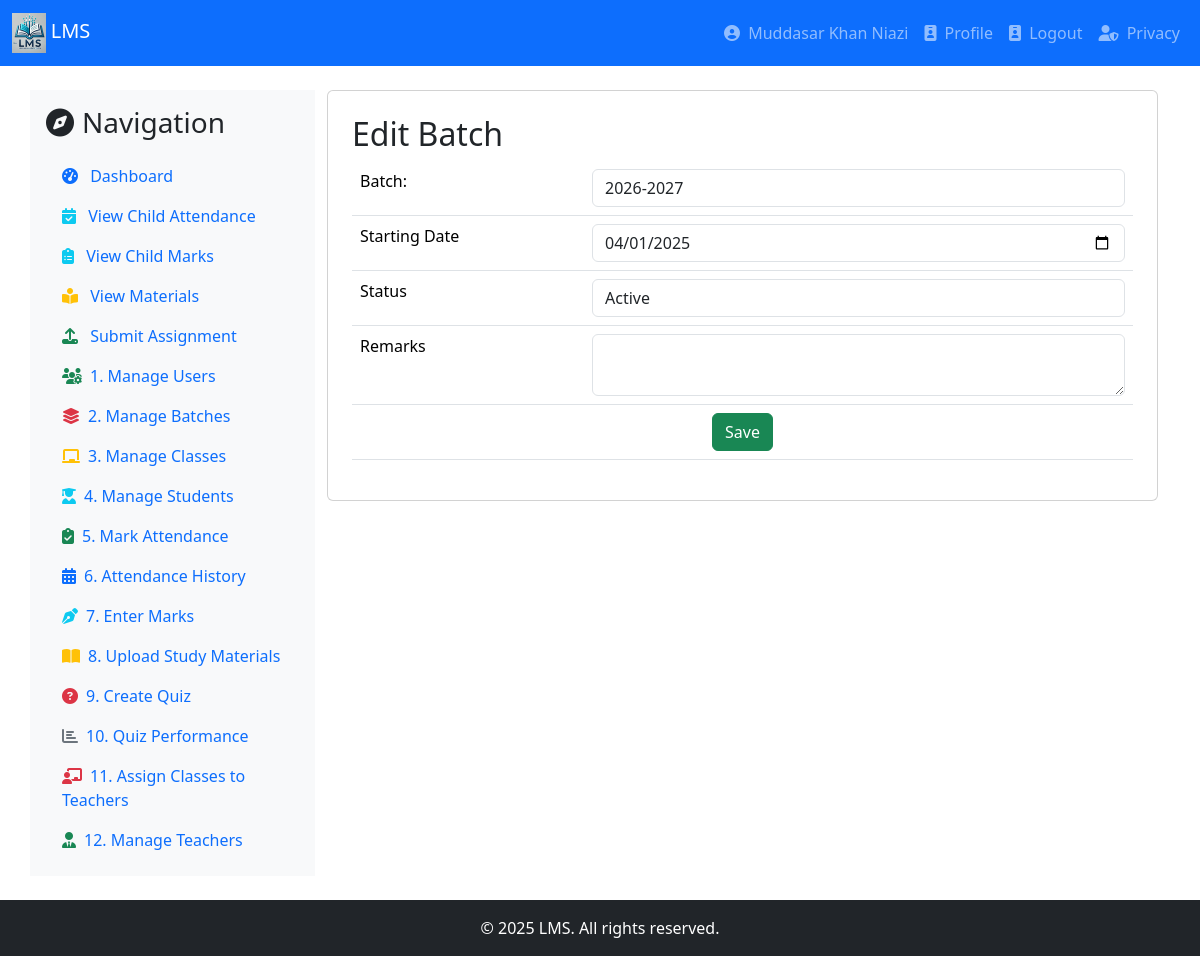
Page /batch.php?id=4 (signed in) on the committed database.
### tables this page shows
CREATE TABLE `sessions` (
  `session_id` int(11) NOT NULL,
  `session_name` varchar(9) DEFAULT NULL,
  `starting_date` date NOT NULL,
  `status` enum('active','inactive','suspended','deleted') NOT NULL,
  `remarks` varchar(512) DEFAULT NULL
);

### batch.php (the view, shortened to what this page needs)
<?php
include 'db.php';
$session_name = "";
$starting_date = "";
$status = "active";
$remarks = "";
$id = 0;
if (isset($_GET['id'])) {
    $id = intval($_GET['id']);
    $stmt = $conn->prepare("SELECT * FROM sessions WHERE session_id = ?");
    $stmt->bind_param("i", $id);
    $stmt->execute();
    $result = $stmt->get_result();
    $data = $result->fetch_assoc();
    $session_name = $data['session_name'];
    $starting_date = $data['starting_date'];
    $status = $data['status'];
    $remarks = $data['remarks'];
}
include 'header.php';
include 'navigation.php';
?>
<div class="container mt-4">
    <div class="row">
        <div class="col-md-3 bg-light p-3">
            <?php include 'leftbar.php'; ?>
        </div>
        <div class="col-md-9">
            <div class="card p-4">
                <h2><?= $id ? 'Edit' : 'Add' ?> Batch</h2>
                <form method="POST">
                    <table class="table">
                        <tr>
                            <td><label>Batch:</label></td>
                            <td><input type="text" name="session_name" value="<?= htmlspecialchars($session_name) ?>" class="form-control" required></td>
                        </tr>
                        <tr>
                            <td><label>Starting Date</label></td>
                            <td><input type="date" name="starting_date" value="<?= $starting_date ?>" class="form-control" required></td>
                        </tr>
                        <tr>
                            <td><label>Status</label></td>
                            <td>
                                <select name="status" class="form-control">
                                    <option value="active" <?= $status == 'active' ? 'selected' : '' ?>>Active</option>
                                </select>
                            </td>
                        </tr>
                        <tr>
                            <td><label>Remarks</label></td>
                            <td><textarea name="remarks" class="form-control"><?= htmlspecialchars($remarks) ?></textarea></td>
                        </tr>
                        <tr>
                            <td colspan="2" class="text-center">
                                <button type="submit" class="btn btn-success">Save</button>
                            </td>
                        </tr>
                    </table>
                </form>
            </div>
        </div>
    </div>
</div>
<?php include 'footer.php'; ?>

### rows in the picture
sessions: session_name "2026-2027", starting_date "04/01/2025", status "Active"

### other values in the picture
$_SESSION['uname'] "Muddasar Khan Niazi"
